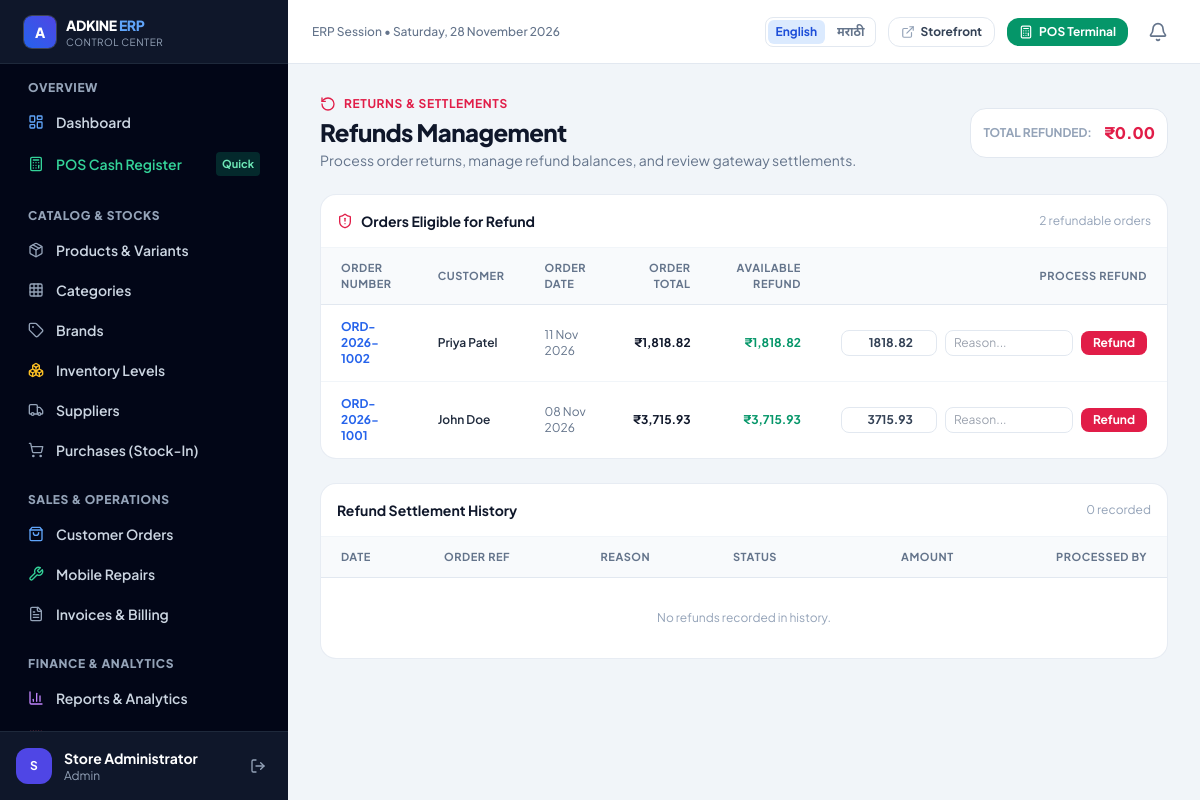
The page /admin/refunds.php (signed in) on the database its author committed.
### tables this page shows
CREATE TABLE `orders` (
  `id` int(10) UNSIGNED NOT NULL,
  `order_number` varchar(50) NOT NULL,
  `user_id` int(10) UNSIGNED NOT NULL,
  `shipping_address_id` int(10) UNSIGNED DEFAULT NULL,
  `billing_address_id` int(10) UNSIGNED DEFAULT NULL,
  `subtotal` decimal(12,2) NOT NULL DEFAULT 0.00,
  `discount_amount` decimal(12,2) NOT NULL DEFAULT 0.00,
  `coupon_id` int(10) UNSIGNED DEFAULT NULL,
  `tax_amount` decimal(12,2) NOT NULL DEFAULT 0.00,
  `shipping_fee` decimal(12,2) NOT NULL DEFAULT 0.00,
  `total_amount` decimal(12,2) NOT NULL DEFAULT 0.00,
  `payment_method` enum('razorpay','cod','pos_cash','pos_card','pos_upi') NOT NULL DEFAULT 'razorpay',
  `payment_status` enum('pending','paid','failed','refunded') NOT NULL DEFAULT 'pending',
  `order_status` enum('pending','processing','shipped','delivered','cancelled','returned') NOT NULL DEFAULT 'pending',
  `shipping_notes` text DEFAULT NULL,
  `razorpay_order_id` varchar(100) DEFAULT NULL,
  `razorpay_payment_id` varchar(100) DEFAULT NULL,
  `created_at` timestamp NULL DEFAULT current_timestamp(),
  `updated_at` timestamp NULL DEFAULT current_timestamp() ON UPDATE current_timestamp()
);

CREATE TABLE `users` (
  `id` int(10) UNSIGNED NOT NULL,
  `role_id` int(10) UNSIGNED NOT NULL,
  `full_name` varchar(150) NOT NULL,
  `email` varchar(191) NOT NULL,
  `phone` varchar(20) DEFAULT NULL,
  `password_hash` varchar(255) NOT NULL,
  `status` enum('active','pending_otp','suspended') DEFAULT 'active',
  `email_verified_at` timestamp NULL DEFAULT NULL,
  `avatar` varchar(255) DEFAULT NULL,
  `created_at` timestamp NULL DEFAULT current_timestamp(),
  `updated_at` timestamp NULL DEFAULT current_timestamp() ON UPDATE current_timestamp()
);

### includes/db.php (called while the page is built, shortened)
<?php
function db(): mysqli
{
    static $conn = null;
    if ($conn === null) {
        $conn = new mysqli(DB_HOST, DB_USER, DB_PASS, DB_NAME, DB_PORT);
        $conn->set_charset(DB_CHARSET);
    }
    return $conn;
}
function _db_execute(string $sql, array $params): mysqli_stmt
{
    $stmt = db()->prepare($sql);
    if (!empty($params)) {
        $stmt->execute(array_values($params));
    } else {
        $stmt->execute();
    }
    return $stmt;
}
function db_fetch_all(string $sql, array $params = []): array
{
    $stmt   = _db_execute($sql, $params);
    $result = $stmt->get_result();
    $rows   = $result->fetch_all(MYSQLI_ASSOC);
    return $rows;
}
function db_fetch_value(string $sql, array $params = []): mixed
{
    $stmt   = _db_execute($sql, $params);
    $result = $stmt->get_result();
    $row    = $result->fetch_array(MYSQLI_NUM);
    return $row[0] ?? null;
}

### admin/refunds.php (the view, shortened to what this page needs)
<?php
require_once __DIR__ . '/../includes/admin-header.php';
$eligible_orders = db_fetch_all(
    "SELECT o.id, o.order_number, o.total_amount, u.full_name AS customer_name, o.created_at,
            (SELECT COALESCE(SUM(amount), 0) FROM refunds r WHERE r.order_id = o.id AND r.status != 'failed') AS already_refunded
       FROM orders o
       JOIN users u ON u.id = o.user_id
      WHERE o.payment_status = 'paid'
     HAVING (total_amount - already_refunded) > 0
   ORDER BY o.created_at DESC
      LIMIT 50"
);
$refunds = db_fetch_all(
    "SELECT r.*, o.order_number, u_cust.full_name AS customer_name, u.full_name AS creator_name
       FROM refunds r
  LEFT JOIN orders o ON o.id = r.order_id
  LEFT JOIN users u_cust ON u_cust.id = o.user_id
  LEFT JOIN users u ON u.id = r.created_by
   ORDER BY r.created_at DESC
      LIMIT 100"
);
$total_refunded = (float)db_fetch_value("SELECT COALESCE(SUM(amount), 0) FROM refunds WHERE status = 'processed'");
?>
<div class="space-y-6 max-w-7xl mx-auto">
    <div class="flex flex-col sm:flex-row sm:items-center sm:justify-between gap-4">
        <div>
            <div class="flex items-center gap-2 text-xs font-bold uppercase tracking-wider text-rose-600 mb-1">
                <i data-lucide="rotate-ccw" class="w-4 h-4"></i>
                Returns &amp; Settlements
            </div>
            <h1 class="text-2xl font-black text-slate-900 tracking-tight">Refunds Management</h1>
            <p class="text-sm text-slate-500 mt-0.5">Process order returns, manage refund balances, and review gateway settlements.</p>
        </div>
        <div class="p-3 rounded-2xl bg-white border border-slate-200 flex items-center gap-3">
            <span class="text-xs font-bold text-slate-400 uppercase">Total Refunded:</span>
            <span class="text-base font-black text-rose-600"><?= format_currency($total_refunded) ?></span>
        </div>
    </div>
    <div class="rounded-2xl bg-white border border-slate-200/80 shadow-xs overflow-hidden">
        <div class="p-4 border-b border-slate-100 flex items-center justify-between">
            <div class="flex items-center gap-2">
                <i data-lucide="shield-alert" class="w-4 h-4 text-rose-600"></i>
                <h2 class="text-sm font-bold text-slate-900">Orders Eligible for Refund</h2>
            </div>
            <span class="text-xs text-slate-400"><?= count($eligible_orders) ?> refundable orders</span>
        </div>
        <div class="overflow-x-auto">
            <table class="w-full text-left text-xs">
                <thead class="bg-slate-50 border-b border-slate-200 text-[11px] font-bold uppercase tracking-wider text-slate-500">
                    <tr>
                        <th class="px-5 py-3">Order Number</th>
                        <th class="px-5 py-3">Customer</th>
                        <th class="px-5 py-3">Order Date</th>
                        <th class="px-5 py-3 text-right">Order Total</th>
                        <th class="px-5 py-3 text-right">Available Refund</th>
                        <th class="px-5 py-3 text-right">Process Refund</th>
                    </tr>
                </thead>
                <tbody class="divide-y divide-slate-100 text-slate-700">
                    <?php if (empty($eligible_orders)): ?>
                        <tr><td colspan="6" class="px-5 py-8 text-center text-slate-400">No refundable orders found.</td></tr>
                    <?php else: ?>
                        <?php foreach ($eligible_orders as $eo): ?>
                            <?php $avail = (float)$eo['total_amount'] - (float)$eo['already_refunded']; ?>
                            <tr>
                                <td class="px-5 py-3.5 font-bold text-blue-600">
                                    <a href="<?= url('/admin/order-detail.php?id=' . (int)$eo['id']) ?>" class="hover:underline">
                                        <?= e($eo['order_number']) ?>
                                    </a>
                                </td>
                                <td class="px-5 py-3.5 font-semibold text-slate-800"><?= e($eo['customer_name']) ?></td>
                                <td class="px-5 py-3.5 text-slate-500"><?= date('d M Y', strtotime($eo['created_at'])) ?></td>
                                <td class="px-5 py-3.5 text-right font-bold text-slate-900"><?= format_currency($eo['total_amount']) ?></td>
                                <td class="px-5 py-3.5 text-right font-bold text-emerald-600"><?= format_currency($avail) ?></td>
                                <td class="px-5 py-3.5 text-right">
                                    <form method="POST" action="<?= url('/admin/refunds.php') ?>" class="inline-flex items-center gap-2 justify-end" onsubmit="return confirm('Process this refund?')">
                                        <input type="number" name="amount" min="1" max="<?= $avail ?>" step="0.01" value="<?= $avail ?>" placeholder="Amount"
                                               class="w-24 px-2 py-1 text-xs rounded-lg border border-slate-200 text-right font-bold">
                                        <input type="text" name="reason" placeholder="Reason..." required
                                               class="w-32 px-2 py-1 text-xs rounded-lg border border-slate-200">
                                        <button type="submit" class="px-3 py-1 rounded-lg bg-rose-600 hover:bg-rose-700 text-white font-bold text-xs shadow-xs transition">
                                            Refund
                                        </button>
                                    </form>
                                </td>
                            </tr>
                        <?php endforeach; ?>
                    <?php endif; ?>
                </tbody>
            </table>
        </div>
    </div>
    <div class="rounded-2xl bg-white border border-slate-200/80 shadow-xs overflow-hidden">
        <div class="p-4 border-b border-slate-100 flex items-center justify-between">
            <h2 class="text-sm font-bold text-slate-900">Refund Settlement History</h2>
            <span class="text-xs text-slate-400"><?= count($refunds) ?> recorded</span>
        </div>
        <div class="overflow-x-auto">
            <table class="w-full text-left text-xs">
                <thead class="bg-slate-50 border-b border-slate-200 text-[11px] font-bold uppercase tracking-wider text-slate-500">
                    <tr>
                        <th class="px-5 py-3">Date</th>
                        <th class="px-5 py-3">Order Ref</th>
                        <th class="px-5 py-3">Reason</th>
                        <th class="px-5 py-3">Status</th>
                        <th class="px-5 py-3 text-right">Amount</th>
                        <th class="px-5 py-3 text-right">Processed By</th>
                    </tr>
                </thead>
                <tbody class="divide-y divide-slate-100 text-slate-700">
                    <?php if (empty($refunds)): ?>
                        <tr><td colspan="6" class="px-5 py-8 text-center text-slate-400">No refunds recorded in history.</td></tr>
                    <?php endif; ?>
                </tbody>
            </table>
        </div>
    </div>
</div>
<?php require_once __DIR__ . '/../includes/admin-footer.php'; ?>

### includes/admin-header.php (style rules this page uses)
body { font-family: 'Plus Jakarta Sans', 'Noto Sans Devanagari', sans-serif; -webkit-tap-highlight-color: transparent; }
html, body { overflow-x: hidden; }
html { scrollbar-color: #94a3b8 #e2e8f0; scrollbar-width: thin; }

### rows shown on the page
orders: order_number "ORD-2026-1002", user.full_name "Priya Patel", created_at "11 Nov 2026", total_amount "₹1,818.82", avail "₹1,818.82", amount "1818.82"
orders: order_number "ORD-2026-1001", user.full_name "John Doe", created_at "08 Nov 2026", total_amount "₹3,715.93", avail "₹3,715.93", amount "3715.93"

### other values the page prints
substr(auth()['full_name'] ?? 'A', 0, 1) "S"
auth()['full_name'] "Store Administrator"
auth()['role_slug'] "Admin"
$label "English"
$label "मराठी"
format_currency($total_refunded) "₹0.00"
count($eligible_orders) "2"
count($refunds) "0"
